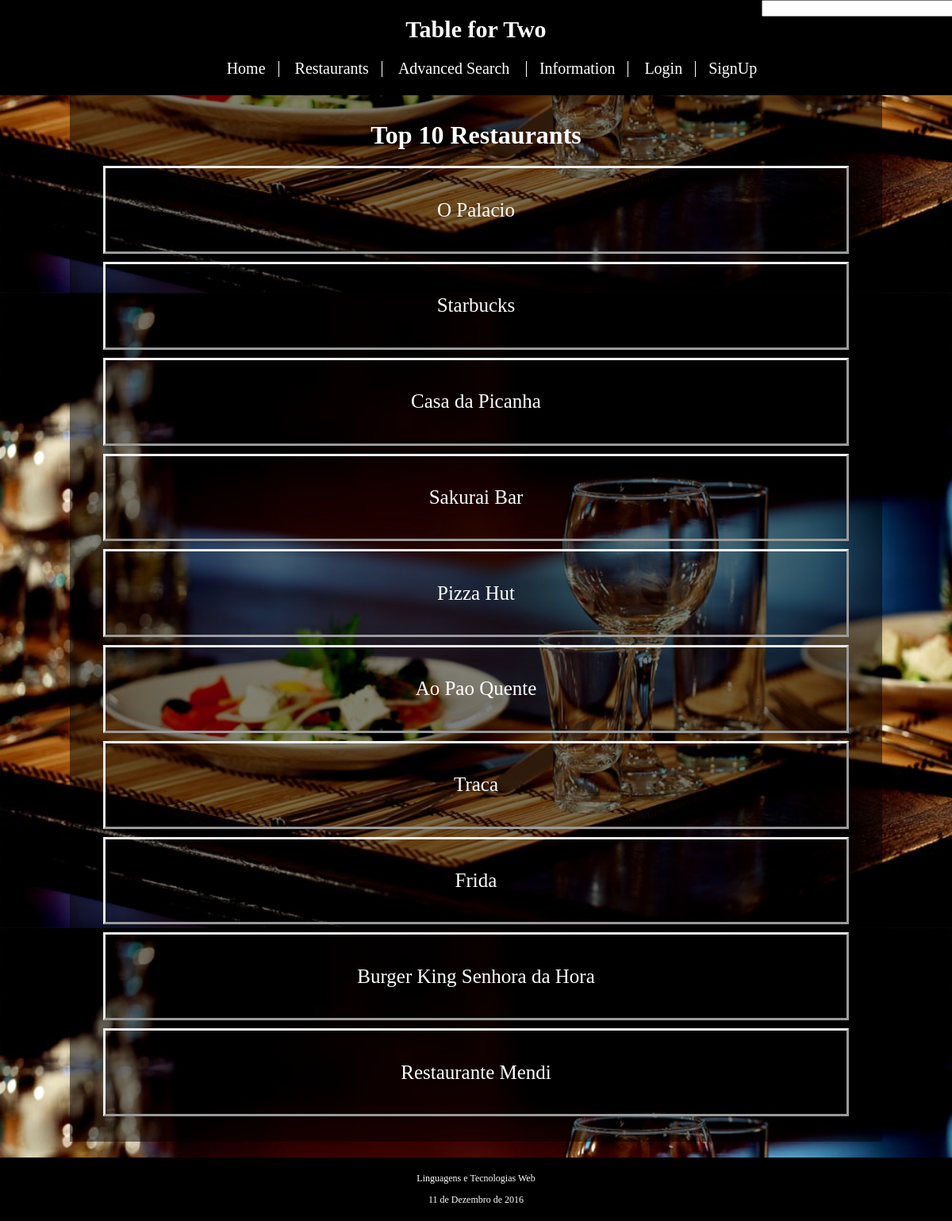
The page / on the database its author committed.
### tables this page shows
CREATE TABLE Restaurant (
	id_restaurant INTEGER PRIMARY KEY AUTOINCREMENT,
	id_owner INTEGER REFERENCES Account(id_account),
	--id_functionTime INTEGER REFERENCES FunctionTime(id_functionTime),
	name VARCHAR NOT NULL,
	address VARCHAR NOT NULL,
	avg_price INTEGER NOT NULL,
	description VARCHAR,
	stars REAL,
	open_time VARCHAR NOT NULL,
	close_time VARCHAR NOT NULL,
	monday BOOLEAN NOT NULL,
	tuesday BOOLEAN NOT NULL,
	wednesday BOOLEAN NOT NULL,
	thursday BOOLEAN NOT NULL,
	friday BOOLEAN NOT NULL,
	saturday BOOLEAN NOT NULL,
	sunday BOOLEAN NOT NULL
);

### index.php (called while the page is built, shortened)
<?php
  include_once getcwd() . "/database/connection.php";
  include_once getcwd() . "/database/restaurant.php";
  include ('templates/header.php');
  include ('templates/feed_content.php');
  include ('templates/footer.php');
?>

### database/restaurant.php (called while the page is built, shortened)
<?php
	function getTop10Restaurant($db){
		$stmt = $db->prepare('SELECT * FROM Restaurant ORDER BY stars DESC LIMIT 10');
		$stmt->execute();
		$result = $stmt->fetchAll();
		return $result;
	}
 ?>

### templates/feed_content.php (the view)
<div id="content">
	<h1 class="title"> Top 10 Restaurants </h1>
	<div class="display_big_center">
		<?php
			$result = getTop10Restaurant($db);
			foreach( $result as $row) {
				echo '<a class="item" href="restaurant_item.php?id=' . $row['id_restaurant'] . '">' . $row['name']  .  '</a>';
			 }
		?>
	</div>
</div>

### css/site.css (style rules this page uses)
html { position:relative; }
body { background-image: url(images/background.jpg); background-position: 0%; background-size: 100%; background-attachment: fixed; font-family: times, serif; margin: 0px auto; display : block; }
#content { width: 1000px; margin: 0px auto; display: none; background-color: rgba(0,0,0,0.5); color: #ffffff; padding: 1%; margin-bottom: 100px; }
#content > * { display:block; margin:20px; }
.display_big_center > * { font-size: 25px; margin: 10px; display:block; text-align: center; color: white; text-decoration: none; }
.item { border-style: outset; padding : 4%; }
.title { text-align: center; }

### rows shown on the page
restaurant: name "O Palacio"
restaurant: name "Starbucks"
restaurant: name "Casa da Picanha"
restaurant: name "Sakurai Bar"
restaurant: name "Pizza Hut"
restaurant: name "Ao Pao Quente"
restaurant: name "Traca"
restaurant: name "Frida"
restaurant: name "Burger King Senhora da Hora"
restaurant: name "Restaurante Mendi"
